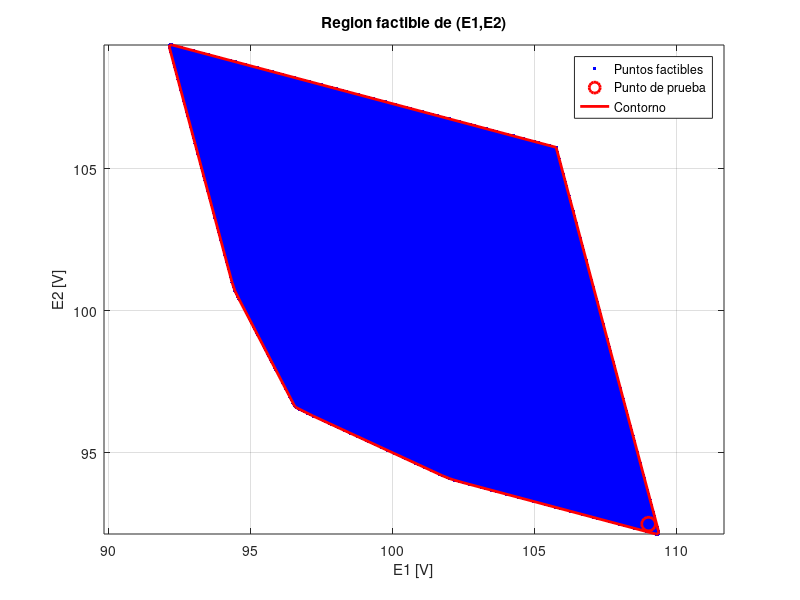

Write the MATLAB code that produced this figure.
clear
clc
close all

%EJERCICIO 20 (CALCULO DE LAS FUENTES PARA TENER EL POTENCIAL CORRECTO EN CADA NODO)

%DATOS
r12=r36=r56=r45=r14=1;
r23=3;
r25=r15=2;
r10=r60=0.5;
J4=J3=J5=1;

%ARMADO DE LA MATRIZ NODAL
G=[ 1/r10+1/r14+1/r12+1/r15   -1/r12                     0        -1/r14          -1/r15                0;
   -1/r12                     1/r12+1/r23+1/r25         -1/r23     0               -1/r25                0;
    0                        -1/r23                      1/r23+1/r36 0               0                    -1/r36;
   -1/r14                     0                          0          1/r14+1/r45     -1/r45                0;
   -1/r15                    -1/r25                      0         -1/r45           1/r25+1/r15+1/r45+1/r56   -1/r56;
    0                         0                         -1/r36      0               -1/r56                1/r56+1/r36+1/r60 ];

%VECTORES BASE
% OJO: b1 y b2 NO llevan E1 ni E2 adentro
b1=[1/r10; 0; 0; 0; 0; 0];
b2=[0; 0; 0; 0; 0; 1/r60];
b0=[0; 0; -J3; -J4; -J5; 0];

%CALCULO DE LOS VECTORES a, c, d
a=G\b1;
c=G\b2;
d=G\b0;

disp('Vector a = G^{-1} b1')
disp(a)

disp('Vector c = G^{-1} b2')
disp(c)

disp('Vector d = G^{-1} b0')
disp(d)

%EXPRESION GENERAL DE LOS POTENCIALES NODALES
% U = E1*a + E2*c + d

%PRUEBA CON UN PAR DE VALORES
E1_test=109;
E2_test=92.5;
U_test=E1_test*a + E2_test*c + d;

disp('Potenciales nodales para E1=100 V, E2=100 V')
disp(U_test)

if all(U_test>=95 & U_test<=105)
    disp('El punto () ES factible')
else
    disp('El punto () NO es factible')
end

%%%%%%%%%%%%%%%%%%%%%%%%%%%%%%%%%%%%%%%%%%%%%%%%%%%%%%%%%%%%
% REGION FACTIBLE
%%%%%%%%%%%%%%%%%%%%%%%%%%%%%%%%%%%%%%%%%%%%%%%%%%%%%%%%%%%%

%RANGO DE BUSQUEDA
E1_vals=90:0.05:112;
E2_vals=90:0.05:112;

Ef1=[];
Ef2=[];

for E1=E1_vals
    for E2=E2_vals
        U=E1*a + E2*c + d;

        if all(U>=95 & U<=105)
            Ef1(end+1)=E1;
            Ef2(end+1)=E2;
        end
    end
end

%GRAFICO DE PUNTOS FACTIBLES
figure
plot(Ef1,Ef2,'b.','markersize',8)
grid on
xlabel('E1 [V]')
ylabel('E2 [V]')
title('Region factible de (E1,E2)')
axis equal

hold on
plot(E1_test,E2_test,'ro','markersize',10,'linewidth',2)

%SI HAY PUNTOS FACTIBLES, DIBUJO EL CONTORNO
if ~isempty(Ef1)
    K=convhull(Ef1,Ef2);
    plot(Ef1(K),Ef2(K),'r-','linewidth',2)
    legend('Puntos factibles','Punto de prueba','Contorno')
else
    legend('Punto de prueba')
    disp('No se encontraron puntos factibles en el rango buscado')
end

%%%%%%%%%%%%%%%%%%%%%%%%%%%%%%%%%%%%%%%%%%%%%%%%%%%%%%%%%%%%
% MOSTRAR LAS INECUACIONES EN FORMA NUMERICA
%%%%%%%%%%%%%%%%%%%%%%%%%%%%%%%%%%%%%%%%%%%%%%%%%%%%%%%%%%%%
disp('----------------------------------------------')
disp('Inecuaciones nodales:')
for i=1:6
    fprintf('Nodo %d: 95 <= %.6f*E1 + %.6f*E2 + %.6f <= 105\n', i, a(i), c(i), d(i));
end
disp('----------------------------------------------')
